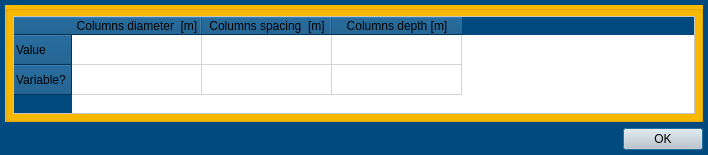
<?xml version="1.0" encoding="UTF-8"?>
<ui version="4.0">
 <class>Dialog</class>
 <widget class="QDialog" name="Dialog">
  <property name="geometry">
   <rect>
    <x>0</x>
    <y>0</y>
    <width>708</width>
    <height>155</height>
   </rect>
  </property>
  <property name="windowTitle">
   <string>Dialog</string>
  </property>
  <property name="styleSheet">
   <string notr="true">QWidget{background-color: rgb(0, 74, 127);}

QTableWidget{background-color: rgb(255, 255, 255);}

QCheckBox{background-color: rgb(255, 255, 255);}

QWidget#widget{background-color: rgb(255, 255, 255);}

QGroupBox{background-color: rgb(251, 185, 0);}

QPushButton{background-color: rgb(205, 205, 205);}

QLineEdit{background-color:rgb(255, 255, 255);}

QLabel{background-color:rgb(215, 215, 215);}</string>
  </property>
  <layout class="QVBoxLayout" name="verticalLayout">
   <property name="leftMargin">
    <number>5</number>
   </property>
   <property name="topMargin">
    <number>5</number>
   </property>
   <property name="rightMargin">
    <number>5</number>
   </property>
   <property name="bottomMargin">
    <number>5</number>
   </property>
   <item>
    <widget class="QGroupBox" name="groupBox_2">
     <property name="title">
      <string/>
     </property>
     <layout class="QVBoxLayout" name="verticalLayout_2">
      <property name="leftMargin">
       <number>5</number>
      </property>
      <property name="topMargin">
       <number>5</number>
      </property>
      <property name="rightMargin">
       <number>5</number>
      </property>
      <property name="bottomMargin">
       <number>5</number>
      </property>
      <item>
       <widget class="QTableWidget" name="tableWidget">
        <property name="columnCount">
         <number>3</number>
        </property>
        <attribute name="horizontalHeaderDefaultSectionSize">
         <number>130</number>
        </attribute>
        <row>
         <property name="text">
          <string>Value</string>
         </property>
        </row>
        <row>
         <property name="text">
          <string>Variable?</string>
         </property>
        </row>
        <column>
         <property name="text">
          <string>Columns diameter  [m]</string>
         </property>
        </column>
        <column>
         <property name="text">
          <string>Columns spacing  [m]</string>
         </property>
        </column>
        <column>
         <property name="text">
          <string>Columns depth [m]</string>
         </property>
        </column>
       </widget>
      </item>
     </layout>
    </widget>
   </item>
   <item>
    <widget class="QDialogButtonBox" name="buttonBox">
     <property name="styleSheet">
      <string notr="true"/>
     </property>
     <property name="orientation">
      <enum>Qt::Horizontal</enum>
     </property>
     <property name="standardButtons">
      <set>QDialogButtonBox::Ok</set>
     </property>
    </widget>
   </item>
  </layout>
 </widget>
 <resources/>
 <connections/>
</ui>
